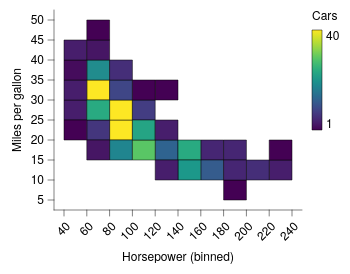

Write the Vega-Lite specification saved for this chart.
### Vega-Lite specification from a JSON file in a GitHub repository (floating-point values rounded to 4 significant figures; data arrays with more than 128 entries replaced by an {"elided": "..."} marker saying what was removed)
{"background": null, "config": {"arc": {"fill": "#DBDBDB", "fillOpacity": 1.0, "innerRadius": 25.0, "padAngle": 0.03, "stroke": "black", "strokeOpacity": 1, "strokeWidth": 0.25}, "area": {"fill": "#DBDBDB", "fillOpacity": 1.0, "stroke": "black", "strokeOpacity": 1, "strokeWidth": 0.25}, "axis": {"domain": true, "domainCap": "round", "domainColor": "black", "domainWidth": 0.25, "grid": false, "gridCap": "round", "gridColor": "#F1F1F1", "gridDash": [0, 0], "gridOpacity": 1.0, "gridWidth": 0.25, "labelColor": "black", "labelFont": "Helvetica Neue, HelveticaNeue, Helvetica, Arial, sans-serif", "labelFontSize": 6, "labelFontStyle": "normal", "labelFontWeight": 400, "offset": 0, "ticks": true, "tickCap": "round", "tickColor": "black", "tickRound": false, "tickSize": 3, "tickWidth": 0.25, "titleColor": "black", "titleFont": "Helvetica Neue, HelveticaNeue, Helvetica, Arial, sans-serif", "titleFontSize": 6, "titleFontStyle": "normal", "titleFontWeight": 400}, "axisX": {"domain": true, "labelAlign": "right", "labelAngle": 315, "labels": true, "ticks": true, "translate": 0}, "axisY": {"domain": true, "labelAlign": "right", "labelAngle": 0, "labels": true, "ticks": true, "translate": 0}, "axisRight": {"domain": true, "labelAlign": "left", "labelAngle": 0, "labels": true, "ticks": true, "translate": 0}, "axisTop": {"domain": true, "labelAlign": "left", "labelAngle": 45, "labels": true, "ticks": true, "translate": 0}, "axisBand": {"tickOffset": 0}, "bar": {"fill": "#DBDBDB", "fillOpacity": 1.0, "stroke": "black", "strokeOpacity": 1, "strokeWidth": 0.25}, "boxplot": {"size": 9.0, "ticks": {"cornerRadius": 0.25, "fill": "black", "opacity": 1, "size": 4.5, "thickness": 0.25}, "box": {"fillOpacity": 1.0, "stroke": "black", "strokeOpacity": 1, "strokeWidth": 0.25}, "median": {"cornerRadius": 0, "fill": "black", "fillOpacity": 1.0, "opacity": 1, "size": 9.0, "thickness": 0.25}, "rule": {"fill": "black", "fillOpacity": 1.0, "size": 10.0, "stroke": "black", "strokeDash": [0, 0], "strokeOpacity": 1, "strokeWidth": 0.25}, "outliers": {"color": "black", "fill": "black", "fillOpacity": 1.0, "size": 0, "stroke": "black", "strokeOpacity": 1, "strokeWidth": 0.25}}, "circle": {"fill": "black", "fillOpacity": 1.0, "size": 1.25, "stroke": null, "strokeOpacity": 1, "strokeWidth": 0.25}, "errorband": {"band": {"fillOpacity": 0.6, "stroke": null, "strokeWidth": 0.25, "strokeOpacity": 1}, "borders": {"opacity": 0, "strokeOpacity": 1, "strokeWidth": 0.25}}, "errorbar": {"opacity": 1, "rule": {"strokeDash": [0, 0], "strokeWidth": 0.25}, "ticks": {"color": "black", "cornerRadius": 0.125, "opacity": 1, "size": 6.0, "thickness": 0.25}, "thickness": 0.25}, "font": "Helvetica Neue, HelveticaNeue, Helvetica, Arial, sans-serif", "geoshape": {"fill": "#DBDBDB", "fillOpacity": 1.0, "stroke": "black", "strokeOpacity": 1, "strokeWidth": 0.25}, "header": {"labelColor": "black", "labelFont": "Helvetica Neue, HelveticaNeue, Helvetica, Arial, sans-serif", "labelFontSize": 6, "labelFontStyle": "normal", "labelFontWeight": 400, "titleColor": "black", "titleFont": "Helvetica Neue, HelveticaNeue, Helvetica, Arial, sans-serif", "titleFontSize": 6, "titleFontStyle": "normal", "titleFontWeight": 400, "titlePadding": 0}, "legend": {"disable": false, "offset": 4.5, "titlePadding": 4, "labelOffset": 2, "gradientLabelOffset": 2, "columnPadding": 4, "rowPadding": 2, "gradientLength": 50.0, "gradientThickness": 5.0, "gradientOpacity": 1.0, "gradientStrokeColor": "black", "gradientStrokeWidth": 0.25, "labelColor": "black", "labelFont": "Helvetica Neue, HelveticaNeue, Helvetica, Arial, sans-serif", "labelFontSize": 6, "labelFontStyle": "normal", "labelFontWeight": 400, "strokeColor": "black", "strokeWidth": 0, "symbolSize": 36, "symbolStrokeColor": "black", "symbolStrokeWidth": 0.25, "titleColor": "black", "titleFont": "Helvetica Neue, HelveticaNeue, Helvetica, Arial, sans-serif", "titleFontSize": 6, "titleFontStyle": "normal", "titleFontWeight": 400}, "line": {"color": "black", "stroke": "black", "strokeCap": "butt", "strokeDash": [0, 0], "strokeOpacity": 1, "strokeWidth": 0.5}, "point": {"filled": true, "fill": "#DBDBDB", "fillOpacity": 1.0, "size": 5.0, "stroke": "black", "strokeOpacity": 1, "strokeWidth": 0.25}, "range": {"category": ["#B2B2B2", "#4A7CD3", "#008542", "#664CAF", "#509F98", "#636363", "#284F93", "#005226", "#382864", "#285753"], "diverging": {"scheme": ["#443E60", "#5F597E", "#7C759B", "#9994B6", "#B7B4CC", "#D6D5DC", "#F6F6F6", "#D1DAD9", "#A4C2BF", "#7AA9A4", "#578E89", "#37736E", "#1B5954"]}, "heatmap": {"scheme": ["#440154", "#472270", "#433E82", "#38598C", "#2C728E", "#238A8D", "#24A086", "#39B578", "#5DC862", "#96D646", "#CAE02D", "#FDE724"]}, "ordinal": {"scheme": ["#F1F1F1", "#DBDBDB", "#C6C6C6", "#B2B2B2", "#9D9D9D", "#898989", "#767676", "#636363", "#515151", "#404040", "#2F2F2F", "#1F1F1F"]}, "ramp": {"scheme": ["#440154", "#472270", "#433E82", "#38598C", "#2C728E", "#238A8D", "#24A086", "#39B578", "#5DC862", "#96D646", "#CAE02D", "#FDE724"]}}, "rule": {"color": "black", "stroke": "black", "strokeCap": "round", "strokeDash": [2, 2], "strokeOpacity": 1, "strokeWidth": 0.25}, "scale": {"barBandPaddingInner": 0.1, "rectBandPaddingInner": 0, "tickBandPaddingInner": 0.1, "bandPaddingOuter": 0.1, "bandWithNestedOffsetPaddingInner": 0.2, "bandWithNestedOffsetPaddingOuter": 0.2, "offsetBandPaddingInner": 0, "offsetBandPaddingOuter": 0, "continuousPadding": 5.0, "round": false}, "rect": {"fill": "#DBDBDB", "fillOpacity": 1.0, "stroke": "black", "strokeOpacity": 1, "strokeWidth": 0.25}, "square": {"fill": "#DBDBDB", "fillOpacity": 1.0, "size": 10.0, "stroke": "black", "strokeOpacity": 1, "strokeWidth": 0.25}, "text": {"color": "black", "font": "Helvetica Neue, HelveticaNeue, Helvetica, Arial, sans-serif", "fontSize": 6, "fontStyle": "normal", "fontWeight": 400}, "tick": {"color": "black", "cornerRadius": 0.125, "opacity": 1.0, "size": 9.0, "thickness": 0.25}, "title": {"anchor": "middle", "frame": "group", "color": "black", "font": "Helvetica Neue, HelveticaNeue, Helvetica, Arial, sans-serif", "fontSize": 6, "fontStyle": "normal", "fontWeight": 400, "subtitleColor": "black", "subtitleFont": "Helvetica Neue, HelveticaNeue, Helvetica, Arial, sans-serif", "subtitleFontSize": 6, "subtitleFontStyle": "normal", "subtitleFontWeight": 400}, "trail": {"color": "black", "opacity": 1, "size": 0.5}, "view": {"continuousWidth": 124, "continuousHeight": 100, "discreteWidth": 124, "discreteHeight": 100, "fill": null, "stroke": null, "strokeWidth": 0.25}}, "data": {"name": "data-7285c4e2e195e5a75737a34913199f5f"}, "mark": {"type": "rect"}, "encoding": {"color": {"aggregate": "count", "title": "Cars", "type": "quantitative"}, "x": {"bin": {"maxbins": 12}, "field": "Horsepower", "type": "quantitative", "scale": {"nice": false}}, "y": {"bin": {"maxbins": 12}, "field": "Miles_per_Gallon", "title": "Miles per gallon", "type": "quantitative", "scale": {"nice": false}}}, "$schema": "https://vega.github.io/schema/vega-lite/v6.4.1.json", "datasets": {"data-7285c4e2e195e5a75737a34913199f5f": {"elided": "392 records"}}}
